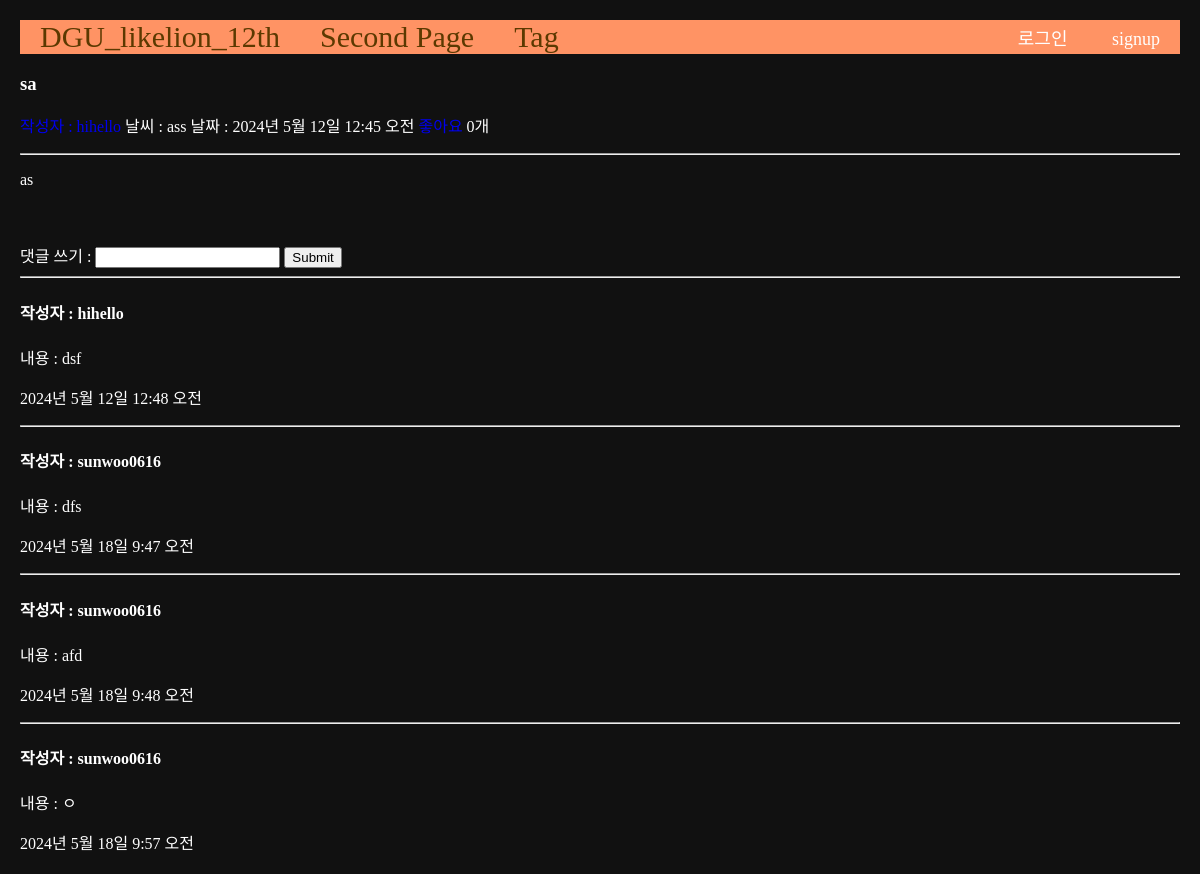
The page /1 on the database its author committed.
### main/models.py (models this page shows, shortened)
class Post(models.Model):
    title = models.CharField(max_length=50)
    writer = models.ForeignKey(User, null=False, blank=False, on_delete=models.CASCADE)
    weather = models.CharField(max_length=20)
    body = models.TextField()
    pub_date = models.DateTimeField()
    image = models.ImageField(upload_to="post/", blank=True, null=True)
    tags = models.ManyToManyField(Tag, related_name='posts', blank=True)
    like = models.ManyToManyField(User, related_name='likes', blank=True)
    like_count = models.PositiveIntegerField(default=0)

class Comment(models.Model):
    content = models.TextField()
    pub_date = models.DateTimeField()
    writer = models.ForeignKey(User, null=False, blank=False, on_delete=models.CASCADE)
    post = models.ForeignKey(Post, null=False, blank=False, on_delete=models.CASCADE)

### main/views.py (the view, shortened to what this page needs)
# urls.py: path('<int:id>', detail, name="detail"),
def detail(request, id):
    post = get_object_or_404(Post, pk=id)
    comments = Comment.objects.filter(post=post)
    return render(request, 'main/detail.html', {'post': post, 'comments': comments})

### main/templates/main/detail.html (shortened to what this page needs)
{% extends 'base.html' %}
{% load static %}
{% block content %}
<h3>{{post.title}}</h3>
<a href="{% url 'users:mypage' post.writer.id %}">작성자 : {{post.writer}}</a>
날씨 : {{post.weather}}
날짜 : {{post.pub_date}}
<a href="{% url 'main:likes' post.id %}">
</a>
{{post.like_count}}개
<hr/>
<p>{{post.body}}</p>
<br>
<div class="comment_container">
    <div class="comment_form">
        <form action="{% url 'main:detail' post.id %}" method="POST">
            댓글 쓰기 : <input type="text" name="content">
            <input type="submit" name="submit">
        </form>
    </div>
    <div class="comment_list">
        {% for comment in comments %}
        <hr>
        <h4>작성자 : {{comment.writer}}</h4>
        <p>내용 : {{comment.content}}</p>
        <p>{{comment.pub_date}}</p>
        {% endfor %}
    </div>
{% endblock %}

### project/templates/base.html (shortened to what this page needs)
<!DOCTYPE html>
{% load static %}
<html lang="ko">
<head>
    <link rel="stylesheet" type="text/css" href="{% static 'css/project.css' %}">
</head>
<body class="body-container">
    {% include 'shared/_navbar.html' %}
    <div>
        {% block content %}
        {% endblock %}
    </div>
</body>
</html>

### project/templates/shared/_navbar.html
<nav class="navbar-container">
    <a class="navbar-link" href="{% url 'main:mainpage' %}">DGU_likelion_12th</a>
    <a class="navbar-link" href="{% url 'main:secondpage' %}">Second Page</a>
    <a class="navbar-link" href="{% url 'main:tag-list' %}">Tag</a>
    <div class="nav-right">
      {% if user.is_authenticated %}
      <ul class="nav-link-account">
        <li class="nav-link-user">{{user.username}}</li>
        <li><a href="{% url 'accounts:logout' %}">로그아웃</a></li>
        <li><a href="{% url 'users:mypage' user.id %}">mypage</a></li>
      </ul>
      {% else %}
      <ul class="nav-link-account">
        <li><a href="{% url 'accounts:login' %}">로그인</a></li>
        <li><a href="{% url 'accounts:signup' %}">signup</a></li>
      </ul>
      {% endif %}
    </div>
  </nav>

### project/templates/base.html (style rules this page uses)
a { text-decoration: none; }
.body-container { background-color: #111; color: #fff; margin: 20px; }
.navbar-container { display: flex; align-items: center; padding-left: 20px; gap: 40px; background-color: #FF9364; font-size: 18px; }
.navbar-link { color: #5c3900; font-size: 30px; }
.nav-right { margin-left: auto; }
.nav-link-account { list-style-type: none; margin: 0; padding: 0; }
.nav-link-account li { display: inline; padding: 10px 20px; text-decoration: none; }
.nav-link-account li a { color: white; text-decoration: none; }

### rows shown on the page
Post: title "sa", weather "ass", pub_date "2024년 5월 12일 12:45 오전", like_count "0", body "as"
Comment: writer "hihello", content "dsf", pub_date "2024년 5월 12일 12:48 오전"
Comment: writer "sunwoo0616", content "dfs", pub_date "2024년 5월 18일 9:47 오전"
Comment: writer "sunwoo0616", content "afd", pub_date "2024년 5월 18일 9:48 오전"
Comment: writer "sunwoo0616", content "ㅇ", pub_date "2024년 5월 18일 9:57 오전"
